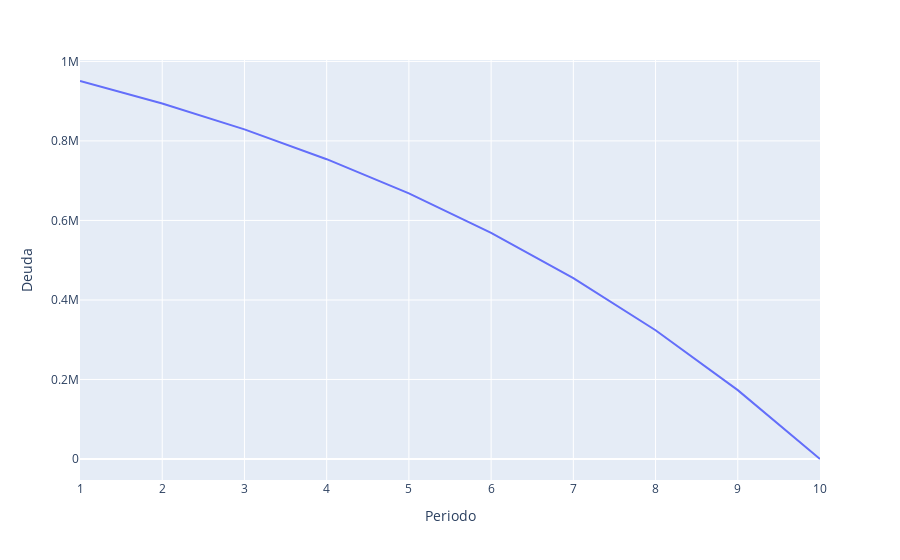

Notebook code for this chart:
### Code cell
fig = px.line(df_tabla_amortizacion, x='Periodo', y="Deuda")
fig.show()

### Figure 1 — Plotly figure (JSON) as saved in the notebook; plotly's stock layout.template omitted (floating-point values rounded to 4 significant figures)
{"data": [{"hovertemplate": "Periodo=%{x}<br>Deuda=%{y}<extra></extra>", "legendgroup": "", "line": {"color": "#636efa", "dash": "solid"}, "marker": {"symbol": "circle"}, "mode": "lines", "name": "", "orientation": "v", "showlegend": false, "type": "scatter", "x": [1, 2, 3, 4, 5, 6, 7, 8, 9, 10], "xaxis": "x", "y": [950747, 894108, 828972, 754065, 667923, 568860, 454937, 323925, 173262, 0], "yaxis": "y"}], "layout": {"legend": {"tracegroupgap": 0}, "margin": {"t": 60}, "xaxis": {"anchor": "y", "domain": [0, 1], "title": {"text": "Periodo"}}, "yaxis": {"anchor": "x", "domain": [0, 1], "title": {"text": "Deuda"}}}}
